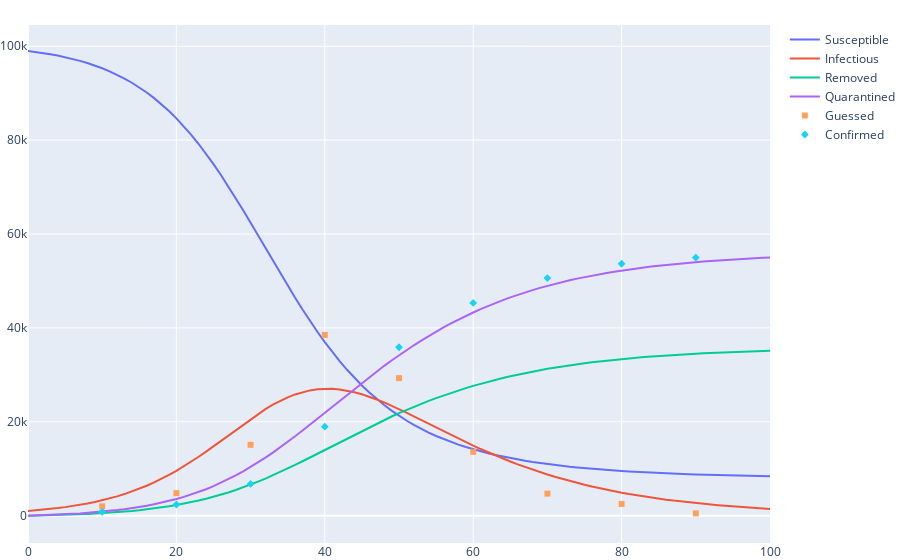

Notebook code cell kept with this figure:
### Code cell
fig = SIRQ.plot(SIRQ(b.beta, b.gamma, b.theta).estimate(city, T))
sample.plot(fig)
confirmed.plot(fig)
